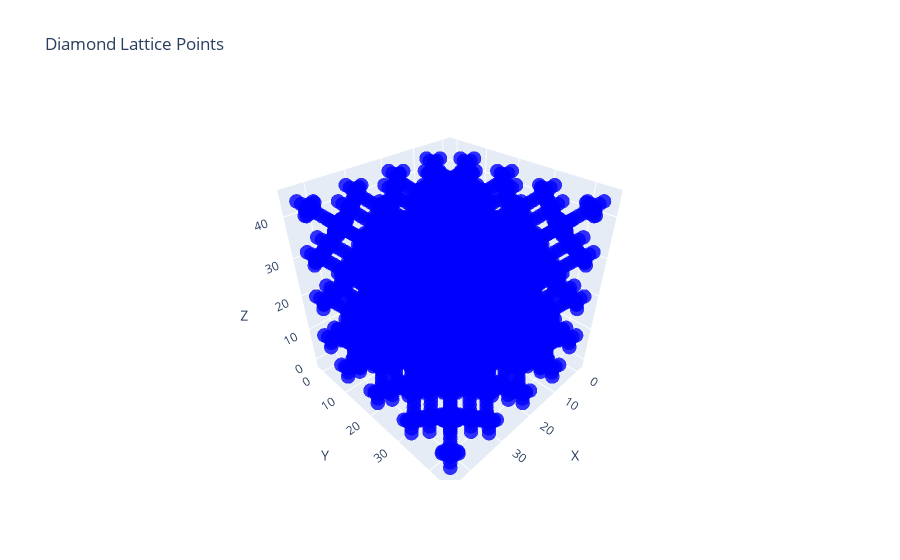

Write notebook code for a chart like this one.
### Code cell
# Separate the coordinates into x, y, z arrays
x_coords, y_coords, z_coords = zip(*points)

# Create trace for scatter plot
trace = go.Scatter3d(
    x=x_coords,
    y=y_coords,
    z=z_coords,
    mode='markers',
    marker=dict(
        size=5,
        color='blue',                # Set color to blue
        opacity=0.8
    )
)

# Create layout for the plot
layout = go.Layout(
    scene=dict(
        xaxis=dict(title='X'),
        yaxis=dict(title='Y'),
        zaxis=dict(title='Z')
    ),
    title='Diamond Lattice Points'
)

# Create figure
fig = go.Figure(data=[trace], layout=layout)

# Display the plot
fig.show()

### Figure 1 — Plotly figure (JSON) as saved in the notebook; plotly's stock layout.template omitted (floating-point values rounded to 4 significant figures; data arrays with more than 128 entries replaced by an {"elided": "..."} marker saying what was removed)
{"data": [{"marker": {"color": "blue", "opacity": 0.8, "size": 5}, "mode": "markers", "type": "scatter3d", "x": {"elided": "4608 float values"}, "y": {"elided": "4608 float values"}, "z": {"elided": "4608 float values"}}], "layout": {"scene": {"xaxis": {"title": {"text": "X"}}, "yaxis": {"title": {"text": "Y"}}, "zaxis": {"title": {"text": "Z"}}}, "title": {"text": "Diamond Lattice Points"}}}
